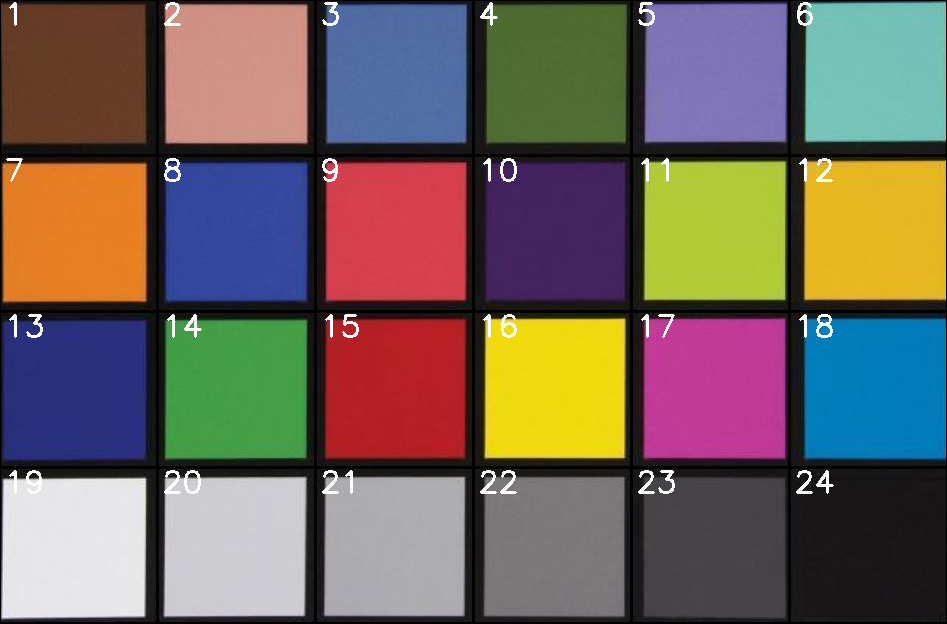
//> input picture prj.lab/lab09/ref2.png, 947 x 624 px, given in place of 3, which was not available
$ ./lab09 3   (built with g++ and OpenCV 4)
//> lines starting //> are read from the running program, lines starting //| are printed output that depends on the picture; after the words box and inside, x2 and y2 are one past the last pixel; in counts of white or black regions, pixels touching at a corner belong together; pictures that were not available may be replaced by others from this repository, and a replacement may not be noted
#include <opencv2/opencv.hpp>
#include <iostream>
#include <vector>

using cv::Mat;
using std::cout;
using std::vector;

void convertToLinRGB(Mat& image) {
  image.convertTo(image, CV_32F, 1.0 / 255.0);
  cv::pow(image, 2.2, image);
}

void convertToSRGB(Mat& image) {
  cv::pow(image, 1.0 / 2.2, image);
  image.convertTo(image, CV_8U, 255.0);
}

void checkVals(const Mat& image, const std::string& label) {
  vector<Mat> channels(3);
  split(image, channels);

  cv::Scalar meanB = mean(channels[0]);
  cv::Scalar meanG = mean(channels[1]);
  cv::Scalar meanR = mean(channels[2]);

  cout << label << "B: " << meanB[0] << " G: " << meanG[0] << " R: " << meanR[0] << std::endl;
}

void grayWorldCorrection (Mat& image) {
  vector<cv::Mat> channels(3);
  cv::split(image, channels);

  cv::Scalar meanB = cv::mean(channels[0]);
  cv::Scalar meanG = cv::mean(channels[1]);
  cv::Scalar meanR = cv::mean(channels[2]);

  double meanGray = (meanB[0] + meanG[0] + meanR[0]) / 3.0;

  double scaleB = meanGray / meanB[0];
  double scaleG = meanGray / meanG[0];
  double scaleR = meanGray / meanR[0];

  channels[0] = channels[0] * scaleB;
  channels[1] = channels[1] * scaleG;
  channels[2] = channels[2] * scaleR;

  cv::merge(channels, image);
}

void labelSquares(Mat& image, int rows, int cols) {
  int squareHeight = image.rows / rows;
  int squareWidth = image.cols / cols;

  for (int r = 0; r < rows; ++r) {
    for (int c = 0; c < cols; ++c) {
      int x = c * squareWidth;
      int y = r * squareHeight;
      cv::rectangle(image, cv::Point(x, y), cv::Point(x + squareWidth, y + squareHeight), cv::Scalar(0, 0, 0), 2);
      std::string label = std::to_string(r * cols + c + 1);
      cv::putText(image, label, cv::Point(x + 5, y + 25), cv::FONT_HERSHEY_SIMPLEX, 1, cv::Scalar(255, 255, 255), 2);
    }
  }
}

void checkSquareColors(const Mat& image, const std::string& label, int rows, int cols) {
  int squareHeight = image.rows / rows;
  int squareWidth = image.cols / cols;

  vector<Mat> channels(3);
  split(image, channels);

  for (int r = 0; r < rows; ++r) {
    for (int c = 0; c < cols; ++c) {
      int x = c * squareWidth;
      int y = r * squareHeight;
      cv::Rect squareRegion(x, y, squareWidth, squareHeight);
      cv::Scalar meanB = mean(channels[0](squareRegion));
      cv::Scalar meanG = mean(channels[1](squareRegion));
      cv::Scalar meanR = mean(channels[2](squareRegion));
      cout << label << " Square " << (r * cols + c + 1) << " - B: " << meanB[0] << " G: " << meanG[0] << " R: " << meanR[0] << std::endl;
    }
  }
}

int main(int argc, char** argv) {
  cv::String keys = "{@||}";
  cv::CommandLineParser commandlineparser(argc, argv, keys);

  std::string imagePath = commandlineparser.get<std::string>(0);

  Mat image = cv::imread(imagePath);
//> image is the input picture: 624 rows x 947 cols, CV_8UC3; mean B, G, R 92.5, 100.3, 112.9
  Mat ref = cv::imread("./../prj.lab/lab09/ref1.png");
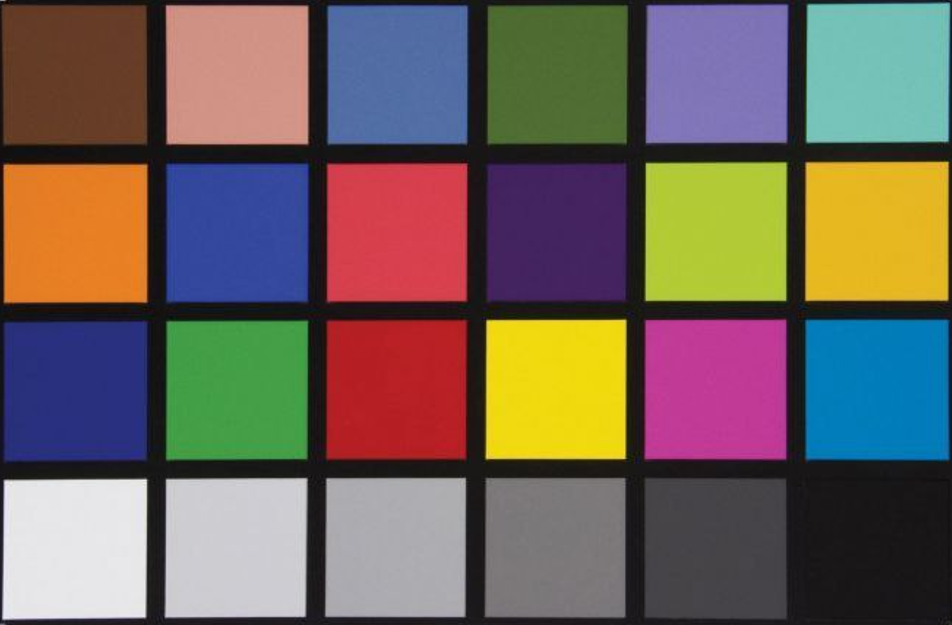
//> input picture prj.lab/lab09/ref1.png, 952 x 625 px
//> ref is the input picture: 625 rows x 952 cols, CV_8UC3; mean B, G, R 91.5, 99.3, 111.8

  if (image.empty() || ref.empty()) {
      cout << "Can't open image or ref" << std::endl;
      return -1;
  }

  cv::imshow("Preprocessed", image);
  cv::imshow("Preprocessed ref", ref);

  labelSquares(ref, 4, 6);
//> after the loop in labelSquares, `for (int r = 0; r < rows; ++r)`:
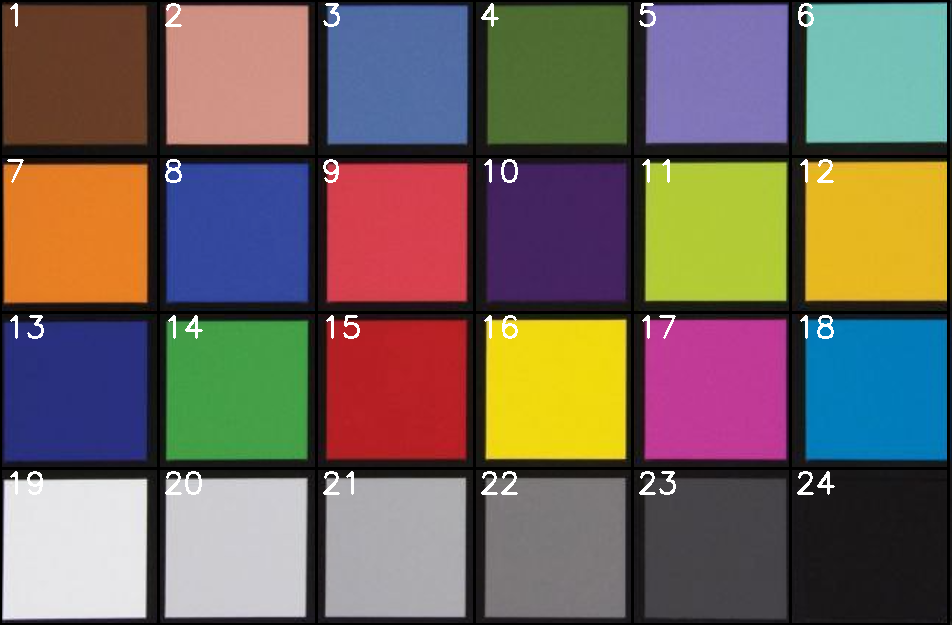
//> image: 625 rows x 952 cols, CV_8UC3; 5.04% of pixels changed, all inside (x1, y1, x2, y2) = (0, 0, 950, 625)
  cv::imshow("Labeled ref", ref);

  checkVals(image, "Before correction");
//> in checkVals, `cv::Scalar meanB = mean(channels[0]);`: meanB = Scalar(92.5)
//> in checkVals, `cv::Scalar meanG = mean(channels[1]);`: meanG = Scalar(100.3)
//> in checkVals, `cv::Scalar meanR = mean(channels[2]);`: meanR = Scalar(112.9)
//| Before correctionB: 92.4992 G: 100.321 R: 112.879
  checkSquareColors(ref, "Before correction ref", 4, 6);

  convertToLinRGB(image);
  grayWorldCorrection(image);
//> in grayWorldCorrection, `cv::Scalar meanB = cv::mean(channels[0]);`: meanB = Scalar(0.189)
//> in grayWorldCorrection, `cv::Scalar meanG = cv::mean(channels[1]);`: meanG = Scalar(0.211)
//> in grayWorldCorrection, `cv::Scalar meanR = cv::mean(channels[2]);`: meanR = Scalar(0.277)
//> in grayWorldCorrection, `double meanGray = (meanB[0] + meanG[0] + meanR[0]) / 3.0;`: meanGray = 0.226
//> in grayWorldCorrection, `double scaleB = meanGray / meanB[0];`: scaleB = 1.2
//> in grayWorldCorrection, `double scaleG = meanGray / meanG[0];`: scaleG = 1.07
//> in grayWorldCorrection, `double scaleR = meanGray / meanR[0];`: scaleR = 0.815
  convertToSRGB(image);

  convertToLinRGB(ref);
//> ref: 625 rows x 952 cols, CV_32FC3
  grayWorldCorrection(ref);
//> in grayWorldCorrection (call 2), `cv::split(image, channels);`:
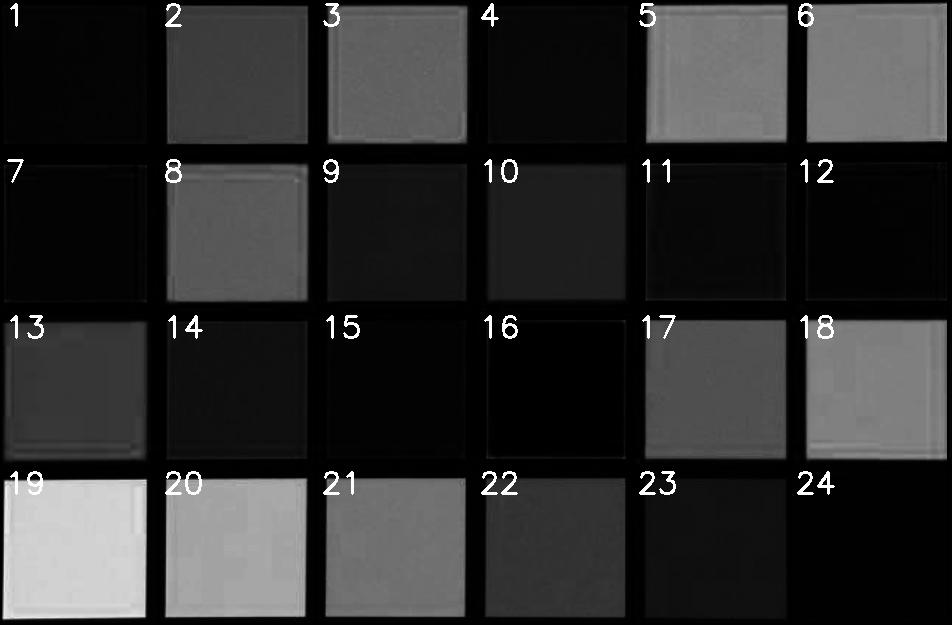
//> channels[0]: 625 rows x 952 cols, CV_32FC1; min 0, max 1, mean 0.187
//> in grayWorldCorrection (call 2), `cv::split(image, channels);`:
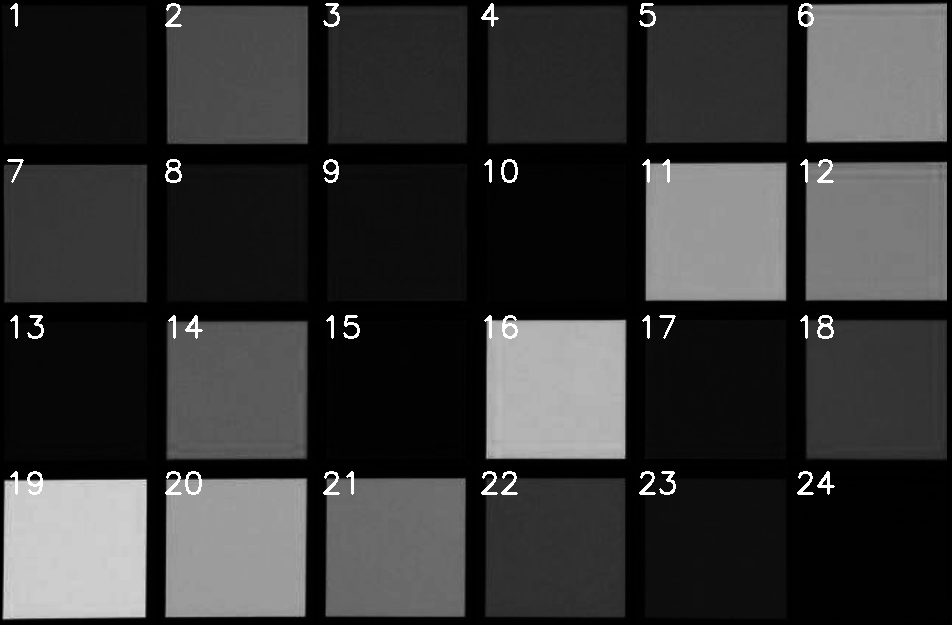
//> channels[1]: 625 rows x 952 cols, CV_32FC1; min 0, max 1, mean 0.21
//> in grayWorldCorrection (call 2), `cv::split(image, channels);`:
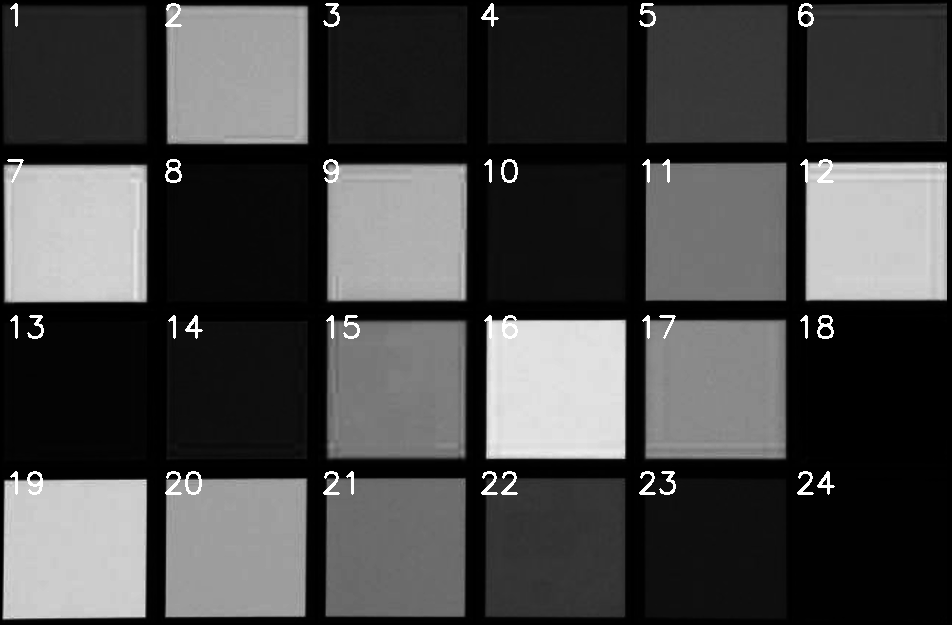
//> channels[2]: 625 rows x 952 cols, CV_32FC1; min 0, max 1, mean 0.275
//> in grayWorldCorrection (call 2), `cv::Scalar meanB = cv::mean(channels[0]);`: meanB = Scalar(0.187)
//> in grayWorldCorrection (call 2), `cv::Scalar meanG = cv::mean(channels[1]);`: meanG = Scalar(0.21)
//> in grayWorldCorrection (call 2), `cv::Scalar meanR = cv::mean(channels[2]);`: meanR = Scalar(0.275)
//> in grayWorldCorrection (call 2), `double meanGray = (meanB[0] + meanG[0] + meanR[0]) / 3.0;`: meanGray = 0.224
//> in grayWorldCorrection (call 2), `cv::merge(channels, image);`:
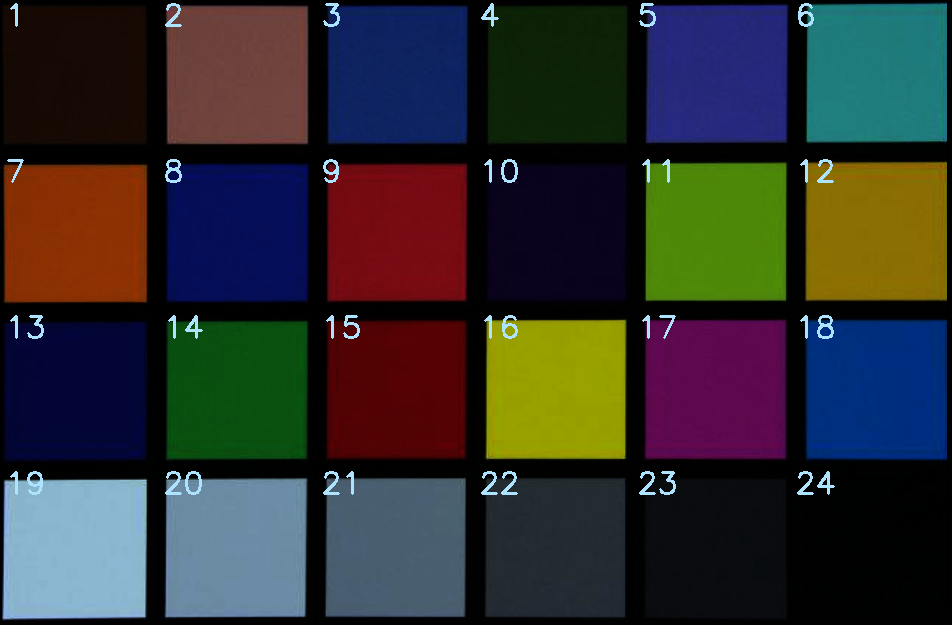
//> image: 625 rows x 952 cols, CV_32FC3; mean B, G, R 0.224, 0.224, 0.224; drawn with min black and max white
  convertToSRGB(ref);

  cv::imwrite("lab09result.jpg", image);
  cv::imshow("result", image);
  cv::imshow("result ref", ref);

  checkVals(image, "After correction");
//| After correctionB: 100.147 G: 103.343 R: 102.879
  checkSquareColors(ref, "After correction ref", 4, 6);
//> call 2 of checkSquareColors, with label = "After correction ref", rows = 4, cols = 6
//> in checkSquareColors (call 2), `split(image, channels);`:
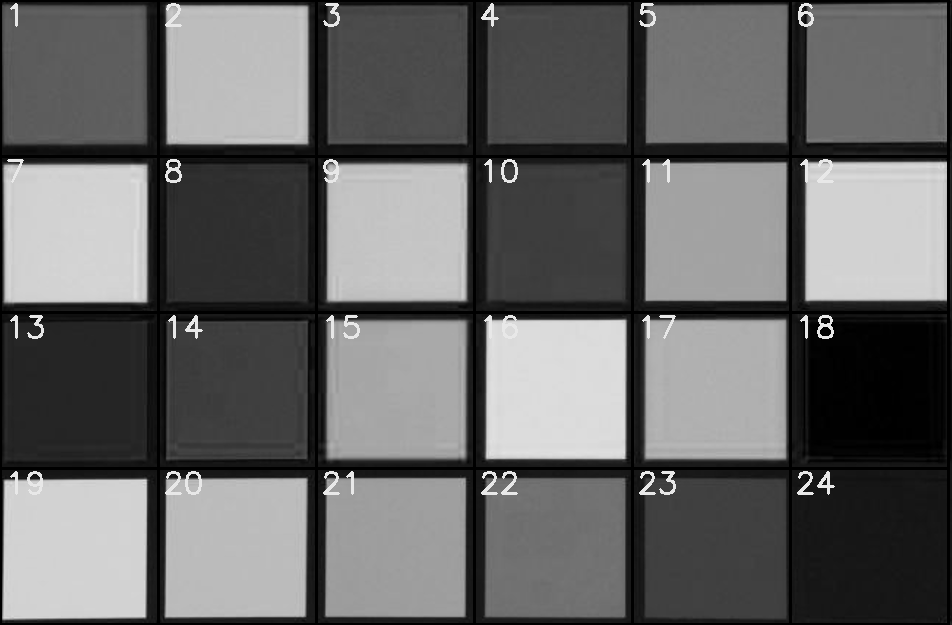
//> channels[2]: 625 rows x 952 cols, CV_8UC1; min 0, max 232, mean 102.2

  cv::waitKey(0);
  return 0;
}
